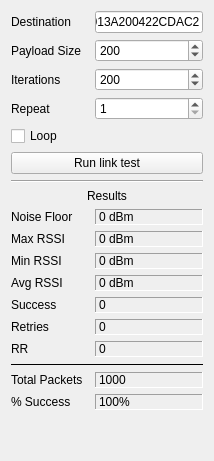
         <widget class="QWidget" name="LinkTest">
          <attribute name="title">
           <string>Link Test</string>
          </attribute>
          <layout class="QGridLayout" name="gridLayout">
           <item row="1" column="1">
            <widget class="QLabel" name="label">
             <property name="text">
              <string>Destination</string>
             </property>
            </widget>
           </item>
           <item row="12" column="1">
            <widget class="QLabel" name="label_12">
             <property name="text">
              <string>Min RSSI</string>
             </property>
            </widget>
           </item>
           <item row="2" column="1">
            <widget class="QLabel" name="label_2">
             <property name="text">
              <string>Payload Size</string>
             </property>
            </widget>
           </item>
           <item row="7" column="1" colspan="3">
            <widget class="Line" name="line">
             <property name="orientation">
              <enum>Qt::Orientation::Horizontal</enum>
             </property>
            </widget>
           </item>
           <item row="18" column="1">
            <widget class="QLabel" name="label_9">
             <property name="text">
              <string>Retries</string>
             </property>
            </widget>
           </item>
           <item row="4" column="1">
            <widget class="QLabel" name="label_5">
             <property name="text">
              <string>Repeat</string>
             </property>
            </widget>
           </item>
           <item row="17" column="3">
            <widget class="QLabel" name="LinkTestResults_Success">
             <property name="frameShape">
              <enum>QFrame::Shape::Panel</enum>
             </property>
             <property name="frameShadow">
              <enum>QFrame::Shadow::Sunken</enum>
             </property>
             <property name="text">
              <string>0</string>
             </property>
            </widget>
           </item>
           <item row="11" column="1">
            <widget class="QLabel" name="label_11">
             <property name="text">
              <string>Max RSSI</string>
             </property>
            </widget>
           </item>
           <item row="9" column="3">
            <widget class="QLabel" name="LinkTestResults_NoiseFloor">
             <property name="frameShape">
              <enum>QFrame::Shape::Panel</enum>
             </property>
             <property name="frameShadow">
              <enum>QFrame::Shadow::Sunken</enum>
             </property>
             <property name="text">
              <string>0 dBm</string>
             </property>
            </widget>
           </item>
           <item row="16" column="3">
            <widget class="QLabel" name="LinkTestResults_AvgRssi">
             <property name="frameShape">
              <enum>QFrame::Shape::Panel</enum>
             </property>
             <property name="frameShadow">
              <enum>QFrame::Shadow::Sunken</enum>
             </property>
             <property name="text">
              <string>0 dBm</string>
             </property>
            </widget>
           </item>
           <item row="17" column="1">
            <widget class="QLabel" name="label_8">
             <property name="text">
              <string>Success</string>
             </property>
            </widget>
           </item>
           <item row="3" column="1">
            <widget class="QLabel" name="label_3">
             <property name="text">
              <string>Iterations</string>
             </property>
            </widget>
           </item>
           <item row="16" column="1">
            <widget class="QLabel" name="label_13">
             <property name="text">
              <string>Avg RSSI</string>
             </property>
            </widget>
           </item>
           <item row="4" column="3">
            <widget class="QSpinBox" name="LinkTest_Repeat">
             <property name="minimum">
              <number>1</number>
             </property>
             <property name="maximum">
              <number>200</number>
             </property>
             <property name="singleStep">
              <number>10</number>
             </property>
            </widget>
           </item>
           <item row="11" column="3">
            <widget class="QLabel" name="LinkTestResults_MaxRssi">
             <property name="frameShape">
              <enum>QFrame::Shape::Panel</enum>
             </property>
             <property name="frameShadow">
              <enum>QFrame::Shadow::Sunken</enum>
             </property>
             <property name="text">
              <string>0 dBm</string>
             </property>
            </widget>
           </item>
           <item row="3" column="3">
            <widget class="QSpinBox" name="LinkTest_Iterations">
             <property name="minimum">
              <number>1</number>
             </property>
             <property name="maximum">
              <number>4000</number>
             </property>
             <property name="singleStep">
              <number>100</number>
             </property>
             <property name="value">
              <number>200</number>
             </property>
            </widget>
           </item>
           <item row="12" column="3">
            <widget class="QLabel" name="LinkTestResults_MinRssi">
             <property name="frameShape">
              <enum>QFrame::Shape::Panel</enum>
             </property>
             <property name="frameShadow">
              <enum>QFrame::Shadow::Sunken</enum>
             </property>
             <property name="text">
              <string>0 dBm</string>
             </property>
            </widget>
           </item>
           <item row="6" column="1" colspan="3">
            <widget class="QPushButton" name="LinkTest_Button">
             <property name="text">
              <string>Run link test</string>
             </property>
            </widget>
           </item>
           <item row="18" column="3">
            <widget class="QLabel" name="LinkTestResults_Retries">
             <property name="frameShape">
              <enum>QFrame::Shape::Panel</enum>
             </property>
             <property name="frameShadow">
              <enum>QFrame::Shadow::Sunken</enum>
             </property>
             <property name="text">
              <string>0</string>
             </property>
            </widget>
           </item>
           <item row="9" column="1">
            <widget class="QLabel" name="label_6">
             <property name="text">
              <string>Noise Floor</string>
             </property>
            </widget>
           </item>
           <item row="1" column="3">
            <widget class="QLineEdit" name="LinkTest_DestinationAddress">
             <property name="inputMask">
              <string notr="true"/>
             </property>
             <property name="text">
              <string>0013A200422CDAC2</string>
             </property>
             <property name="maxLength">
              <number>16</number>
             </property>
             <property name="alignment">
              <set>Qt::AlignmentFlag::AlignJustify|Qt::AlignmentFlag::AlignVCenter</set>
             </property>
            </widget>
           </item>
           <item row="8" column="1" colspan="3">
            <widget class="QLabel" name="label_4">
             <property name="text">
              <string>Results</string>
             </property>
             <property name="alignment">
              <set>Qt::AlignmentFlag::AlignCenter</set>
             </property>
            </widget>
           </item>
           <item row="23" column="1" colspan="3">
            <spacer name="verticalSpacer">
             <property name="orientation">
              <enum>Qt::Orientation::Vertical</enum>
             </property>
             <property name="sizeHint" stdset="0">
              <size>
               <width>20</width>
               <height>40</height>
              </size>
             </property>
            </spacer>
           </item>
           <item row="19" column="3">
            <widget class="QLabel" name="LinkTestResults_RR">
             <property name="frameShape">
              <enum>QFrame::Shape::Panel</enum>
             </property>
             <property name="frameShadow">
              <enum>QFrame::Shadow::Sunken</enum>
             </property>
             <property name="text">
              <string>0</string>
             </property>
            </widget>
           </item>
           <item row="19" column="1">
            <widget class="QLabel" name="label_10">
             <property name="text">
              <string>RR</string>
             </property>
            </widget>
           </item>
           <item row="2" column="3">
            <widget class="QSpinBox" name="LinkTest_PayloadSize">
             <property name="minimum">
              <number>1</number>
             </property>
             <property name="maximum">
              <number>256</number>
             </property>
             <property name="singleStep">
              <number>20</number>
             </property>
             <property name="value">
              <number>200</number>
             </property>
            </widget>
           </item>
           <item row="5" column="1" colspan="3">
            <widget class="QCheckBox" name="LinkTest_Loop">
             <property name="text">
              <string>Loop</string>
             </property>
            </widget>
           </item>
           <item row="20" column="1" colspan="3">
            <widget class="Line" name="line_2">
             <property name="frameShadow">
              <enum>QFrame::Shadow::Plain</enum>
             </property>
             <property name="orientation">
              <enum>Qt::Orientation::Horizontal</enum>
             </property>
            </widget>
           </item>
           <item row="21" column="1">
            <widget class="QLabel" name="label_7">
             <property name="text">
              <string>Total Packets</string>
             </property>
            </widget>
           </item>
           <item row="22" column="1">
            <widget class="QLabel" name="label_14">
             <property name="text">
              <string>% Success</string>
             </property>
            </widget>
           </item>
           <item row="21" column="3">
            <widget class="QLabel" name="LinkTestResults_TotalPackets">
             <property name="frameShape">
              <enum>QFrame::Shape::Panel</enum>
             </property>
             <property name="frameShadow">
              <enum>QFrame::Shadow::Sunken</enum>
             </property>
             <property name="text">
              <string>1000</string>
             </property>
            </widget>
           </item>
           <item row="22" column="3">
            <widget class="QLabel" name="LinkTestResults_PercentSuccess">
             <property name="frameShape">
              <enum>QFrame::Shape::Panel</enum>
             </property>
             <property name="frameShadow">
              <enum>QFrame::Shadow::Sunken</enum>
             </property>
             <property name="text">
              <string>100%</string>
             </property>
            </widget>
           </item>
          </layout>
         </widget>
